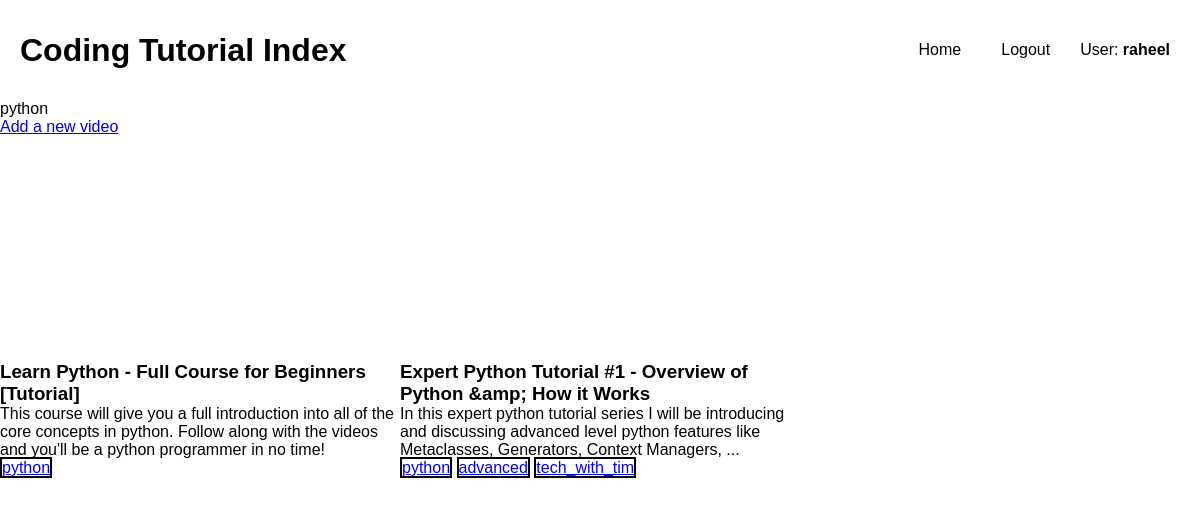
Screenshot of /category/python (signed in) with the database file from the repository.
### tutorial_index/models.py (models this page shows, shortened)
class User(AbstractUser):
  def natural_key(self):
    return (self.username)

class Category(models.Model):
  name = models.CharField(max_length=50)

class Tutorial(models.Model):
  title = models.CharField(max_length=500)
  description = models.CharField(max_length=500)
  video_id = models.CharField(max_length=200)
  category = models.ManyToManyField(Category, blank=True)
  likes = models.ManyToManyField(User, blank=True, related_name="liked_tutorials")
  dislikes = models.ManyToManyField(User, blank=True, related_name="disliked_tutorials")
  comments = models.ManyToManyField(Comment, blank=True)

### tutorial_index/views.py (the view)
# urls.py: path('category/<str:category>', views.category, name='category'),
def category(request, category):
  return render(request, "tutorial_index/category.html", {
      "tutorials": Tutorial.objects.filter(category=Category.objects.get(name=category)),
      "category": category
  })

### tutorial_index/templates/tutorial_index/category.html
{%extends 'tutorial_index/index.html' %}
{%block category%}{{category}}{%endblock%}

### tutorial_index/templates/tutorial_index/index.html (shortened to what this page needs)
{%extends 'tutorial_index/layout.html'%} {%block title%}Home{%endblock%} {%block body%}
{%block category%}{%endblock%}
<div class="add-video"><a href="{%url 'add-video'%}">Add a new video</a></div>
<main class="tutorials">
  {%for tutorial in tutorials%}
  <div class="tutorial_container">
    <div onclick="showTutorial({{tutorial.id}}, '{{request.user.username}}')">
      <div class="img-wrapper">
      </div>
      <h3>{{tutorial.title}}</h3>
      <p>{{tutorial.description}}</p>
    </div>
    <div>
      {%for category in tutorial.category.all%}
      <a href="{%url 'category' category.name%}" class="category">{{category.name}}</a>
      {%endfor%}
    </div>
  </div>
  {%endfor%}
</main>
{%endblock%}

### tutorial_index/templates/tutorial_index/layout.html (shortened to what this page needs)
{% load static %}
<!DOCTYPE html>
<html lang="en">
<head>
  <link href="{% static 'css/main.css' %}" rel="stylesheet" type="text/css" />
</head>
<body>
  <div class="nav">
    <h1 class="brand_logo"><a href="{%url 'index'%}">Coding Tutorial Index</a></h1>
    <nav>
      <ul>
        <li><a href="{%url 'index'%}">Home</a></li>
        {%if user.is_authenticated %}
        <li><a href="{%url 'logout'%}">Logout</a></li>
        <li style="border: none; transform: none;">User: <b>{{request.user}}</b></li>
        {%else%}
        <li><a href="{%url 'login'%}">Login</a></li>
        {%endif%}
      </ul>
    </nav>
  </div>
  {%block body%}
  {%endblock%}
</body>
</html>

### tutorial_index/static/css/main.css (style rules this page uses)
* { box-sizing:border-box;margin:0;padding:0;font-family:sans-serif }
.nav { padding:20px;display:flex;height:100px }
.nav nav { align-items:center;flex-grow:2;display:flex;justify-content:flex-end }
.nav nav ul { list-style-type:none;display:flex }
.nav nav ul li { padding:10px;transition:0.1s;border-bottom:0px black solid;transform:translateY(0) }
.nav nav ul a { text-decoration:none;padding:10px;color:black }
.brand_logo { display:flex;align-items:center }
.brand_logo a { color:black;text-decoration:none }
.tutorials { display:grid;grid-template-columns:repeat(3, 1fr);justify-items:center }
.tutorial_container { width:400px;cursor:pointer }
.tutorial_container .img-wrapper { height:225px;overflow:hidden;display:flex;align-items:center }
.category { border:2px black solid }

### rows the page displays
User: user "raheel"
Category: name "python"
Tutorial: title "Learn Python - Full Course for Beginners [Tutorial]", description "This course will give you a full introduction into all of the core concepts in python. Follow along with the videos and you'll be a python programmer in no time!"
Tutorial: title "Expert Python Tutorial #1 - Overview of Python &amp; How it Works", description "In this expert python tutorial series I will be introducing and discussing advanced level python features like Metaclasses, Generators, Context Managers, ..."
Category: name "advanced"
Category: name "tech_with_tim"
